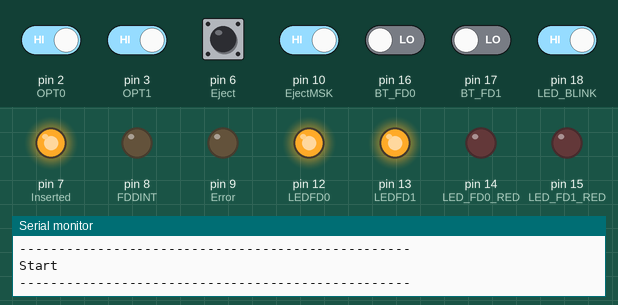
Recording of a sketch running on a simulated Arduino Uno, built with avr-gcc and run on an emulated ATmega328P. Shown: output pins drawn as LEDs (lit = HIGH), the last lines printed to the serial monitor. Dashed ring = blinking. Inputs (shaded band) come from the test bench; at power-on: pin 2 (OPT0), pin 3 (OPT1), pin 6 (Eject), pin 10 (EjectMSK), pin 18 (LED_BLINK) HIGH, pin 16 (BT_FD0), pin 17 (BT_FD1) LOW.

Above: at 2.7 s.
2.8 s: pin 16 (BT_FD0) driven HIGH
At 3.1 s:
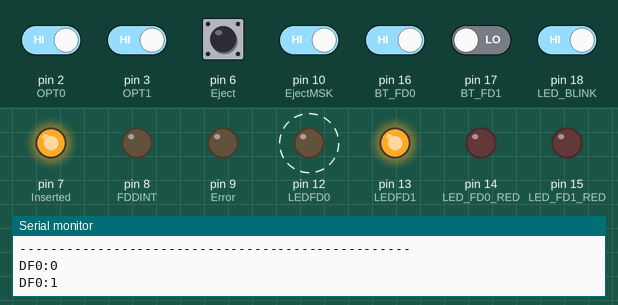
5.8 s: pin 17 (BT_FD1) driven HIGH
At 6.2 s:
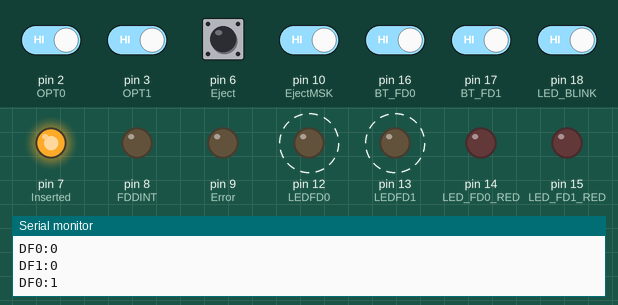
8.8 s: pin 2 (OPT0) driven LOW
At 9.0 s:
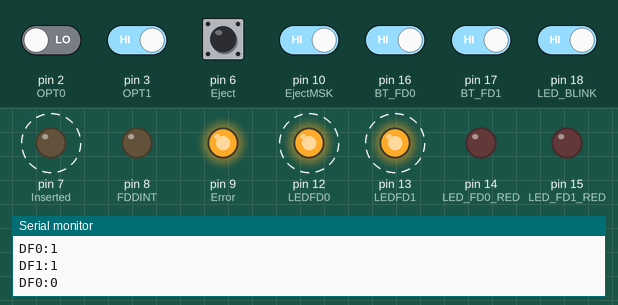
11.8 s: pin 10 (EjectMSK) driven LOW
At 12.2 s:
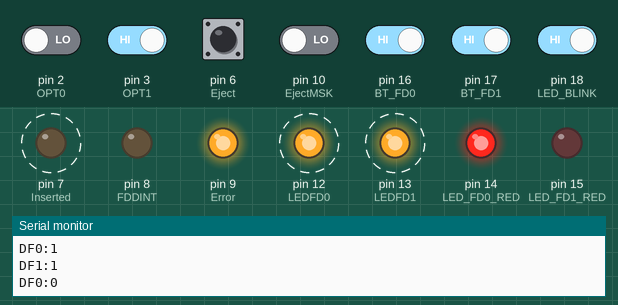
14.8 s: pin 3 (OPT1) driven LOW
At 15.4 s:
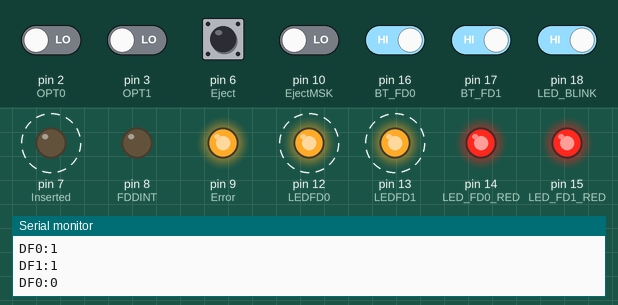
17.8 s: pin 18 (LED_BLINK) driven LOW
At 18.21 s:
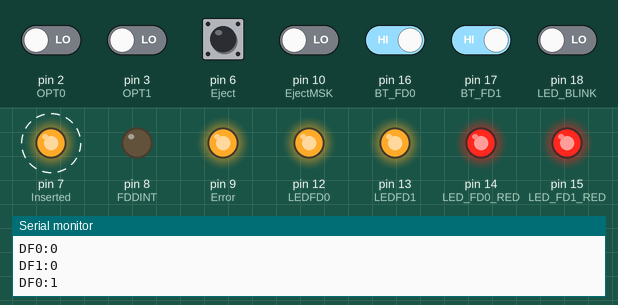
Timing chart, 0 to 21.8 s (numbered marks = the images above; inputs shaded):
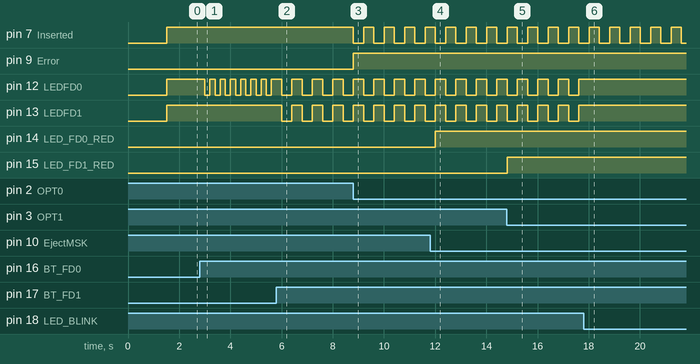

Measured:
- after the input at 2.8 s, pin 12 (LEDFD0): alternates HIGH for 0.20 s and LOW for 0.20 s, starting after 0.20 s
- after the input at 5.8 s, pin 12 (LEDFD0), pin 13 (LEDFD1): alternates HIGH for 0.40 s and LOW for 0.40 s, starting after 0.20 s
- after the input at 8.8 s, pin 7 (Inserted): alternates HIGH for 0.40 s and LOW for 0.40 s, starting at once; pin 9 (Error): LOW → HIGH at once
- after the input at 11.8 s, pin 14 (LED_FD0_RED): LOW → HIGH after 0.21 s
- after the input at 14.8 s, pin 15 (LED_FD1_RED): LOW → HIGH at once
- after the input at 17.8 s, pin 12 (LEDFD0), pin 13 (LEDFD1): stops changing and stays HIGH

The sketch:

X68kfdPico1_1.ino
```cpp
/*
 * X68KFDINO - External FD adapter for Sharp X68000
 * by Andrea Ottaviani june 2023
 *
 *
Access/Write strobe :

/OPTION_SEL_X : "Chip select" for the extra functions of drive DSX (X: 0-3)

Input / functions signals :

/EJECT_FUNC : If this signal is low when OPTION_SEL_X is asserted, the disk will be ejected.
/LOCK_FUNC (Eject MSK?): If this signal is low when OPTION_SEL_X is asserted, the disk will be locked (eject button off). If this signal is high when OPTION_SEL_X is asserted the disk will be unlocked (eject button on).
/BLINK_FUNC : If this signal is low when OPTION_SEL_X is asserted, the LED blink. If this signal is high when OPTION_SEL_X is asserted, the LED stop blinking.

Output signals (drive status):

/DISK_IN_DRIVE : when OPTION_SEL_X is asserted : Low = a disk in the drive. High = No disk.
/INSERT_FAULT : when OPTION_SEL_X is asserted : Low = a disk insert failure occured . High = No problem. This status is cleared at the rising edge of OPTION_SEL_X.

Output signal (Interrupt line):

/INT : Interrupt line : This signal is activated at each disk status change (inserted/ejected). The interrupt is cleared at the rising edge of /OPTION_SEL_X. (Note : more than one drive can activate this line in the same time -> Softwares scan all disk drive at each /INT assertion).

Note 1: For proper operation all output should be able to drive 5/150=33mA since 150 ohms pull-up are used.
Note 2: The X68000 /OPTION_SEL_X assertion duration is ~2.5us per access. This can depend of the software, the CPU speed.
 */


//Cablage
#define OPT0                2  // Set D2 as OPT0 Read strobe
#define OPT1                3  // Set D3 as OPT1 Read strobe
#define OPT2                4  // Set D4 as OPT2 Read strobe
#define OPT3                5  // Set D5 as OPT3 Read strobe
#define Eject               6  // Set D6 as Eject Read strobe
#define Inserted            7  // Set D7 as Inserted Read strobe
#define FDDINT              8  // Set D8 as FD Interrupt Read strobe
#define Error               9  // Set D9 as Error Read strobe
#define EjectMSK           10  // Set D10 as EjectMSK Read strobe
#define Motor              11  // Set D11 as Motor Read strobe
#define LEDFD0             12  // Set D12 as LED FD0 output (Green LED)
#define LEDFD1             13  // Set D13 as LED FD1 output (Green LED)
#define LED_FD0_RED        14  // Set D14 as LED FD0 output (Red LED)
#define LED_FD1_RED        15  // Set D15 as LED FD1 output (Red LED)
#define BT_FD0             16  // Set D16 as Button FD0 Read strobe
#define BT_FD1             17  // Set D17 as Button FD1 Read strobe
#define LED_BLINK          18  // Set A0 as LED (Blink) output


void setup() {
  // put your setup code here, to run once:
  // initialize digital pin 13 as an output.
  pinMode(OPT0, INPUT);
  pinMode(OPT1, INPUT);
  pinMode(OPT2, INPUT);
  pinMode(OPT3, INPUT);
  pinMode(Eject, INPUT);
  pinMode(BT_FD0, INPUT);
  pinMode(BT_FD1, INPUT);
  pinMode(LED_BLINK, INPUT); // Blink
  pinMode(EjectMSK, INPUT); // LOCK (Red led)
  pinMode(Motor, INPUT); //
  pinMode(Inserted, OUTPUT);
  pinMode(Error, OUTPUT);
  pinMode(FDDINT, OUTPUT);
  pinMode(LEDFD0, OUTPUT);
  pinMode(LEDFD1, OUTPUT);
  pinMode(LED_FD0_RED, OUTPUT); // used for LED LOCK, Red light
  pinMode(LED_FD1_RED, OUTPUT); // used for LED LOCK, Red light

  Serial.begin(115200);
  delay(1500);
  Serial.println("--------------------------------------------------");
  Serial.println("Start");
  Serial.println("--------------------------------------------------");
}

void loop() {
  unsigned char DF0=1; // 0=eject, 1=insert, 2=lock, 3=blink
  unsigned char DF1=1; // 0=eject, 1=insert, 2=lock, 3=blink
  unsigned char bitBlink=0;
  unsigned long BlinkCounter=0;

  // put your main code here, to run repeatedly:

     digitalWrite(Inserted,HIGH);
  while(1) {

    BlinkCounter++;
    if (BlinkCounter>=69999) BlinkCounter=0;

    if (digitalRead(BT_FD0)) {
      digitalWrite(FDDINT,LOW);
       if (DF0==1) {
        DF0=0;
       } else {
        bitBlink=0;
        DF0=1;
         }
    Serial.print("DF0:");Serial.println(DF0);
    delay(200);
    }

  if (digitalRead(BT_FD1)) {
      digitalWrite(FDDINT,LOW);
        if (DF1==1) {
        DF1=0;
        } else {
        bitBlink=0;
        DF1=1;
       }
    Serial.print("DF1:");Serial.println(DF1);
    delay(200);
    }

  if (!digitalRead(LED_BLINK)) {
       bitBlink=1;
     // Serial.print("Led Blink");
      }

  if (!digitalRead(OPT0)) {

    if (!digitalRead(Eject)) {   // era Eject
      //DF0=0;
      Serial.println("Ej 0-");
    }

    if (!digitalRead(EjectMSK)) {
      digitalWrite(LED_FD0_RED,HIGH);
      digitalWrite(LEDFD0,LOW);
      // Serial.print("EjMSK 0-");
      } else {
      digitalWrite(LED_FD0_RED,LOW);
    }

    if (!DF0) {
         digitalWrite(Inserted,HIGH);  //
       } else {
         digitalWrite(Inserted,LOW);
         digitalWrite(FDDINT,HIGH);  // not remove!! era HIGH
         digitalWrite(Error,HIGH);
      }

 }  // opt 0


 if (!digitalRead(OPT1)) {
    if (!(digitalRead(Eject))) { // era eject
     //DF1=0;
     //digitalWrite(FDDINT,LOW);
     Serial.println("Ej 1-");
    }

   if (!DF1) {
        digitalWrite(Inserted,HIGH);  //
      } else {
        digitalWrite(Inserted,LOW);
         digitalWrite(Error,HIGH);
         digitalWrite(FDDINT,HIGH);  // not remove!! era HIGH
      }

    if (!digitalRead(EjectMSK)) {
      digitalWrite(LED_FD1_RED,HIGH);
      digitalWrite(LEDFD1,LOW);
     //Serial.print("EjMSK 1-");
      } else {
      digitalWrite(LED_FD1_RED,LOW);
    }

     digitalWrite(FDDINT,HIGH);

  } //opt1


  if (!DF0) {
        digitalWrite(LEDFD0,LOW);
      } else {
         digitalWrite(LEDFD0,HIGH);
      }
  if (!DF1) {
        digitalWrite(LEDFD1,LOW);
      } else {
         digitalWrite(LEDFD1,HIGH);
      }

  if (bitBlink==1) {
    if (!DF0) {
      if (BlinkCounter<=9000) {
        digitalWrite(LEDFD0,LOW);
      } else {
        digitalWrite(LEDFD0,HIGH);
      }
    }
    if (!DF1) {
     if (BlinkCounter<=9000) {
        digitalWrite(LEDFD1,LOW);
      } else {
        digitalWrite(LEDFD1,HIGH);
      }
    }
  }

 } //while

}
```
